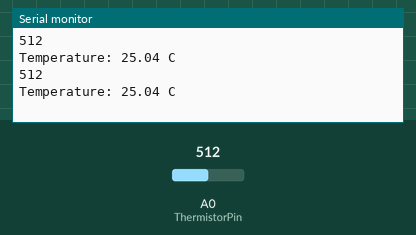
A sketch run on a simulated Arduino Uno, built with avr-gcc and run on an emulated ATmega328P. On the bench: the last lines printed to the serial monitor. The test bench sets the inputs (shaded band); at power-on: A0 (ThermistorPin) = 512.

Above: at 1.8 s.
1.9 s: A0 (ThermistorPin) set to 1011
At 2.8 s:
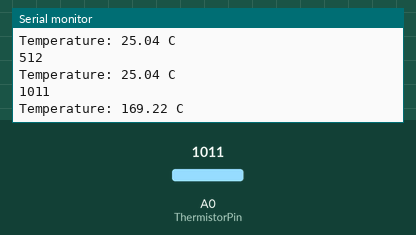
3.4 s: A0 (ThermistorPin) set to 1023
At 4.8 s:
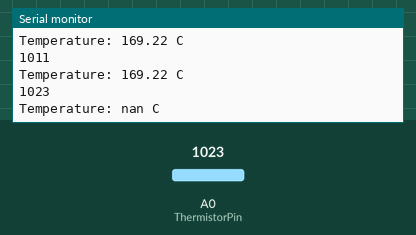
Timing chart, 0 to 6.4 s (numbered marks = the images above; inputs shaded):
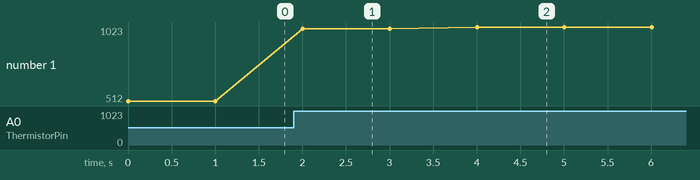

The sketch:

varme.ino
```cpp
#include <LiquidCrystal.h>
int ThermistorPin = 0;
int Vo;
float R1 = 10000;
float logR2, R2, T;
float A = 3.354016E-03;
float B = 2.569850E-04;
float C = 2.620131E-06;
float D = 6.383091E-08;

void setup() {
Serial.begin(9600);
}

void loop() {

  Vo = analogRead(ThermistorPin);
  Serial.println(Vo);

R2 = R1* (1023.0 / (float)Vo - 1.0);
logR2 = log(R2/R1);
  T = 1/(A+ B*logR2 + C*logR2*logR2 + D*logR2*logR2*logR2);

  T = T - 273.15;

  Serial.print("Temperature: ");
  Serial.print(T);
  Serial.println(" C");

  delay(1000);
}
```

Measured:
- the behaviour switches between 1022 and 1023 on A0 (ThermistorPin) (found by bisection; images 1 and 2)
- after the input at 1.9 s, the serial monitor: prints a new line after 0.10 s (image 1)
- after the input at 3.4 s, the serial monitor: prints a new line after 0.61 s (image 2)
- plotted number 1: 512 → 1011 after the input at 1.9 s, 1011 → 1023 after the input at 3.4 s
